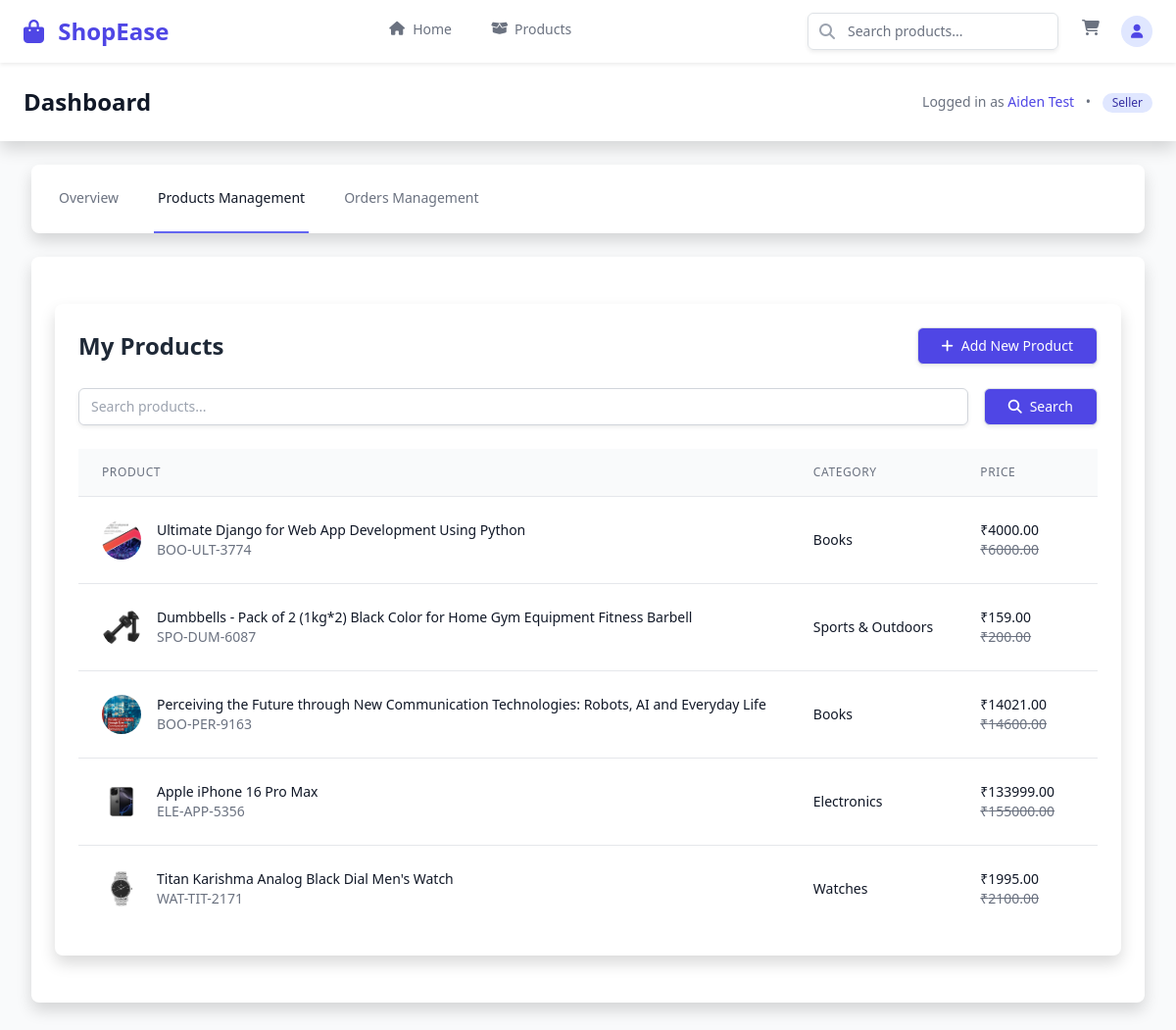
The page /dashboard/products/ (signed in) on the database its author committed.
### users/models.py (models this page shows, shortened)
class User(AbstractUser):
    class Role(models.TextChoices):
        NORMAL = 'NORMAL', _('Normal User')
        SELLER = 'SELLER', _('Seller')
        MODERATOR = 'MODERATOR', _('Moderator')
        ADMIN = 'ADMIN', _('Admin')
    username = None
    email = models.EmailField(_('email address'), unique=True)
    role = models.CharField(max_length=10, choices=Role.choices, default=Role.NORMAL)
    phone_number = models.CharField(max_length=20, blank=True, null=True)
    address = models.TextField(blank=True, null=True)
    is_approved = models.BooleanField(default=False)  # For seller/moderator approval
    application_date = models.DateTimeField(null=True, blank=True)
    application_notes = models.TextField(blank=True, null=True)
    USERNAME_FIELD = 'email'
    REQUIRED_FIELDS = []
    objects = UserManager()
    @property
    def is_seller(self):
        return self.role == self.Role.SELLER or self.is_superuser
    @property
    def is_moderator(self):
        return self.role == self.Role.MODERATOR or self.is_superuser
    @property
    def is_admin(self):
        return self.role == self.Role.ADMIN or self.is_superuser
    class Meta:
        verbose_name = _('user')
        verbose_name_plural = _('users')

### ecom/models.py (models this page shows, shortened)
class Product(models.Model):
    name = models.CharField(max_length=200)
    slug = models.SlugField(unique=True)
    description = models.TextField()
    price = models.DecimalField(max_digits=10, decimal_places=2)
    compare_at_price = models.DecimalField(max_digits=10, decimal_places=2, blank=True, null=True)
    category = models.ForeignKey(Category, related_name='products', on_delete=models.CASCADE)
    seller = models.ForeignKey(settings.AUTH_USER_MODEL, on_delete=models.CASCADE, related_name='products')
    sku = models.CharField(max_length=100, unique=True, blank=True, null=True)
    stock = models.PositiveIntegerField(default=0)
    is_active = models.BooleanField(default=True)
    created_at = models.DateTimeField(auto_now_add=True)
    updated_at = models.DateTimeField(auto_now=True)

class ProductImage(models.Model):
    product = models.ForeignKey(Product, related_name='images', on_delete=models.CASCADE)
    image = models.ImageField(upload_to='products/')
    alt_text = models.CharField(max_length=200, blank=True)
    is_primary = models.BooleanField(default=False)
    created_at = models.DateTimeField(auto_now_add=True)

class Category(models.Model):
    name = models.CharField(max_length=100)
    slug = models.SlugField(unique=True)
    description = models.TextField(blank=True)
    icon = models.CharField(
        max_length=50,
        blank=True,
        help_text='Font Awesome icon class (e.g., fas fa-tshirt)'
    )
    image = models.ImageField(upload_to='categories/', blank=True, null=True)
    parent = models.ForeignKey('self', on_delete=models.CASCADE, blank=True, null=True, related_name='children')
    is_active = models.BooleanField(default=True)
    is_featured = models.BooleanField(default=False, help_text='Show this category on the homepage')
    created_at = models.DateTimeField(auto_now_add=True)
    updated_at = models.DateTimeField(auto_now=True)
    class Meta:
        verbose_name_plural = 'Categories'
        ordering = ['name']

### ecom/product_views.py (the view)
# urls.py: path('products/', product_views.ProductListView.as_view(), name='seller_products'),
class ProductListView(LoginRequiredMixin, SellerRequiredMixin, ListView):
    model = Product
    template_name = 'pages/dashboard/seller/products/list.html'
    context_object_name = 'products'
    paginate_by = 10
    def get_queryset(self):
        queryset = Product.objects.filter(seller=self.request.user)
        search_query = self.request.GET.get('search', '')
        if search_query:
            queryset = queryset.filter(
                Q(name__icontains=search_query) |
                Q(description__icontains=search_query) |
                Q(sku__iexact=search_query)
            )
        category_slug = self.request.GET.get('category')
        if category_slug:
            queryset = queryset.filter(category__slug=category_slug)
        status = self.request.GET.get('status')
        if status == 'active':
            queryset = queryset.filter(is_active=True)
        elif status == 'inactive':
            queryset = queryset.filter(is_active=False)
        return queryset.order_by('-created_at')
    def get_context_data(self, **kwargs):
        context = super().get_context_data(**kwargs)
        context['categories'] = Category.objects.all()
        context['status_filter'] = self.request.GET.get('status', '')
        context['search_query'] = self.request.GET.get('search', '')
        return context

### ecom/cart_views.py (called while the page is built, shortened)
def get_or_create_cart(request):
    if request.user.is_authenticated:
        cart, created = Cart.objects.get_or_create(user=request.user)
    return cart

### ecom/context_processors.py (called while the page is built)
def cart(request):
    if request.path.startswith('/admin/'):
        return {}
    return {
        'cart': get_or_create_cart(request)
    }

### ecom/models.py (called while the page is built)
    @property
    def total_items(self):
        return sum(item.quantity for item in self.items.all())

### ecom/product_views.py (called while the page is built)
    def test_func(self):
        return self.request.user.is_authenticated and (self.request.user.is_seller or self.request.user.is_admin)

### templates/pages/dashboard/seller/products/list.html (shortened to what this page needs)
{% extends 'pages/dashboard/base.html' %}
{% block dashboard_content %}
<div class="bg-white shadow rounded-lg p-6">
    <div class="flex justify-between items-center mb-6">
        <h2 class="text-2xl font-semibold text-gray-800">My Products</h2>
        <a href="{% url 'ecom:product_create' %}"
           class="inline-flex items-center px-4 py-2 border border-transparent text-sm font-medium rounded-md shadow-sm text-white bg-indigo-600 hover:bg-indigo-700 focus:outline-none focus:ring-2 focus:ring-offset-2 focus:ring-indigo-500">
            <i class="fas fa-plus mr-2"></i>
            Add New Product
        </a>
    </div>
    <div class="mb-6">
        <form method="get" class="flex space-x-4">
            <div class="flex-1">
                <input type="text" name="search" placeholder="Search products..."
                       value="{{ request.GET.search }}"
                       class="block w-full rounded-md border-gray-300 shadow-sm focus:border-indigo-500 focus:ring-indigo-500 sm:text-sm">
            </div>
            <button type="submit" class="inline-flex items-center px-4 py-2 border border-transparent text-sm font-medium rounded-md shadow-sm text-white bg-indigo-600 hover:bg-indigo-700">
                <i class="fas fa-search mr-2"></i>
                Search
            </button>
        </form>
    </div>
    <div class="overflow-x-auto">
        <table class="min-w-full divide-y divide-gray-200">
            <thead class="bg-gray-50">
                <tr>
                    <th scope="col" class="px-6 py-3 text-left text-xs font-medium text-gray-500 uppercase tracking-wider">
                        Product
                    </th>
                    <th scope="col" class="px-6 py-3 text-left text-xs font-medium text-gray-500 uppercase tracking-wider">
                        Category
                    </th>
                    <th scope="col" class="px-6 py-3 text-left text-xs font-medium text-gray-500 uppercase tracking-wider">
                        Price
                    </th>
                    <th scope="col" class="px-6 py-3 text-left text-xs font-medium text-gray-500 uppercase tracking-wider">
                    </th>
                </tr>
            </thead>
            <tbody class="bg-white divide-y divide-gray-200">
                {% for product in products %}
                <tr>
                    <td class="px-6 py-4 whitespace-nowrap">
                        <div class="flex items-center">
                            <div class="flex-shrink-0 h-10 w-10">
                                {% if product.images.first %}
                                <img class="h-10 w-10 rounded-full object-cover"
                                     src="{{ product.images.first.image.url }}"
                                     alt="{{ product.name }}">
                                {% else %}
                                <div class="h-10 w-10 rounded-full bg-gray-200 flex items-center justify-center">
                                    <i class="fas fa-box text-gray-400"></i>
                                </div>
                                {% endif %}
                            </div>
                            <div class="ml-4">
                                <div class="text-sm font-medium text-gray-900">
                                    {{ product.name }}
                                </div>
                                <div class="text-sm text-gray-500">
                                    {{ product.sku }}
                                </div>
                            </div>
                        </div>
                    </td>
                    <td class="px-6 py-4 whitespace-nowrap">
                        <div class="text-sm text-gray-900">{{ product.category.name }}</div>
                    </td>
                    <td class="px-6 py-4 whitespace-nowrap">
                        <div class="text-sm text-gray-900">₹{{ product.price }}</div>
                        {% if product.compare_at_price %}
                        <div class="text-sm text-gray-500 line-through">₹{{ product.compare_at_price }}</div>
                        {% endif %}
                    </td>
                    <td class="px-6 py-4 whitespace-nowrap">
                    </td>
                </tr>
                {% empty %}
                <tr>
                    <td colspan="6" class="px-6 py-4 text-center text-sm text-gray-500">
                        No products found. <a href="{% url 'ecom:product_create' %}" class="text-indigo-600 hover:text-indigo-800">Add your first product</a>
                    </td>
                </tr>
                {% endfor %}
            </tbody>
        </table>
    </div>
</div>
{% endblock %}

### templates/pages/dashboard/base.html (shortened to what this page needs)
{% extends 'base/base.html' %}
{% block content %}
<div class="min-h-screen bg-gray-50">
    <div class="bg-white shadow">
        <div class="max-w-7xl mx-auto py-6 px-4 sm:px-6 lg:px-8">
            <div class="flex justify-between items-center">
                <h1 class="text-2xl font-bold text-gray-900">Dashboard</h1>
                <div class="text-sm text-gray-500">
                    {% if user.is_authenticated %}
                        Logged in as <span class="font-medium text-indigo-600">{{ user.get_full_name|default:user.email }}</span>
                        <span class="mx-2">•</span>
                        <span class="inline-flex items-center px-2.5 py-0.5 rounded-full text-xs font-medium bg-indigo-100 text-indigo-800">
                            {{ user.get_role_display }}
                        </span>
                    {% endif %}
                </div>
            </div>
        </div>
    </div>
    <div class="max-w-7xl mx-auto py-6 sm:px-6 lg:px-8">
        <div class="bg-white shadow overflow-hidden sm:rounded-lg mb-6">
            <nav class="flex overflow-x-auto">
                <div class="flex-1 flex items-center justify-between px-4 sm:px-6">
                    <div class="flex space-x-8">
                        {% url 'ecom:dashboard' as dashboard_url %}
                        <a href="{{ dashboard_url }}"
                           class="{% if request.path == dashboard_url %}border-indigo-500 text-gray-900{% else %}border-transparent text-gray-500 hover:text-gray-700 hover:border-gray-300{% endif %} whitespace-nowrap py-4 px-1 border-b-2 font-medium text-sm">
                            Overview
                        </a>
                        {% if user.is_seller or user.is_admin %}
                        {% url 'ecom:seller_products' as seller_products_url %}
                        <a href="{{ seller_products_url }}"
                           class="{% if request.path == seller_products_url %}border-indigo-500 text-gray-900{% else %}border-transparent text-gray-500 hover:text-gray-700 hover:border-gray-300{% endif %} whitespace-nowrap py-4 px-1 border-b-2 font-medium text-sm">
                            Products Management
                        </a>
                        {% endif %}
                        {% if user.is_seller or user.is_admin %}
                        {% url 'ecom:seller_orders' as seller_orders_url %}
                        <a href="{{ seller_orders_url }}"
                           class="{% if request.path == seller_orders_url %}border-indigo-500 text-gray-900{% else %}border-transparent text-gray-500 hover:text-gray-700 hover:border-gray-300{% endif %} whitespace-nowrap py-4 px-1 border-b-2 font-medium text-sm">
                            Orders Management
                        </a>
                        {% endif %}
                    </div>
                </div>
            </nav>
        </div>
        <div class="bg-white shadow overflow-hidden sm:rounded-lg">
            <div class="px-4 py-5 sm:p-6">
                {% block dashboard_content %}{% endblock %}
            </div>
        </div>
    </div>
</div>
{% endblock %}

### static/css/main.css (style rules this page uses)
body { font-family: 'Inter', -apple-system, BlinkMacSystemFont, 'Segoe UI', Roboto, 'Helvetica Neue', Arial, sans-serif; margin: 0; padding: 0; line-height: 1.5; color: #1f2937; }
input[type="text"], input[type="email"], input[type="password"], input[type="number"], textarea, select { width: 100%; padding: 0.5rem 0.75rem; border: 1px solid #d1d5db; border-radius: 0.375rem; box-shadow: 0 1px 2px 0 rgba(0, 0, 0, 0.05); transition: border-color 0.15s ease-in-out, box-shadow 0.15s ease-in-out; }

### rows shown on the page
User: get_full_name "Aiden Test", role "Seller"
Product: images.first.image (picture), name "Ultimate Django for Web App Development Using Python", sku "BOO-ULT-3774", category.name "Books", price "4000.00", compare_at_price "6000.00"
Product: images.first.image (picture), name "Dumbbells - Pack of 2 (1kg*2) Black Color for Home Gym Equipment Fitness Barbell", sku "SPO-DUM-6087", category.name "Sports & Outdoors", price "159.00", compare_at_price "200.00"
Product: images.first.image (picture), name "Perceiving the Future through New Communication Technologies: Robots, AI and Everyday Life", sku "BOO-PER-9163", category.name "Books", price "14021.00", compare_at_price "14600.00"
Product: images.first.image (picture), name "Apple iPhone 16 Pro Max", sku "ELE-APP-5356", category.name "Electronics", price "133999.00", compare_at_price "155000.00"
Product: images.first.image (picture), name "Titan Karishma Analog Black Dial Men's Watch", sku "WAT-TIT-2171", category.name "Watches", price "1995.00", compare_at_price "2100.00"
